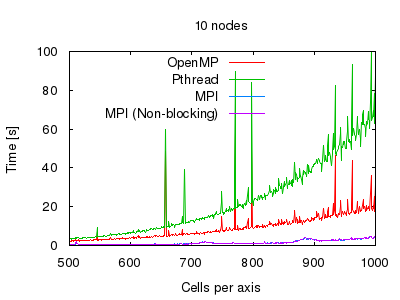

This chart was generated by the following gnuplot code:
set terminal png truecolor size 400,300 font "Helvetica" 10
set out "tests_perf_10.png"
set key top left
set xlabel "Cells per axis"
set ylabel "Time [s]"
set title "10 nodes"
set xrange [500:1000]
set yrange [0:100]
plot \
    "tests_perf_10.tsv" using 1:2 title "OpenMP" with lines lw 1, \
    "tests_perf_10.tsv" using 1:3 title "Pthread" with lines lw 1, \
    "tests_perf_10.tsv" using 1:4 title "MPI" with lines lw 1, \
    "tests_perf_10.tsv" using 1:5 title "MPI (Non-blocking)" with lines lw 1

set logscale xy
set xrange [*:*]
set yrange [*:*]
set out "tests_perf2_10.png"
replot
